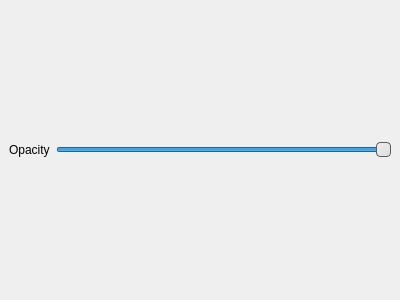
<?xml version="1.0" encoding="UTF-8"?>
<ui version="4.0">
 <class>SettingsInterface</class>
 <widget class="QMainWindow" name="SettingsInterface">
  <property name="geometry">
   <rect>
    <x>0</x>
    <y>0</y>
    <width>400</width>
    <height>300</height>
   </rect>
  </property>
  <property name="windowTitle">
   <string>MainWindow</string>
  </property>
  <widget class="QWidget" name="mainWidget">
   <property name="sizePolicy">
    <sizepolicy hsizetype="Preferred" vsizetype="Preferred">
     <horstretch>0</horstretch>
     <verstretch>0</verstretch>
    </sizepolicy>
   </property>
   <property name="styleSheet">
    <string notr="true">color:#c0c0c3;

QSlider::groove:horizontal {
background: qlineargradient(x1:0, y1:0, x2:1, y2:0, stop:0 #B1B1B1, stop:1 #c4c4c4);
border: 1px solid #999999;
height: 8px;
border-radius: 4px;
}
QSlider::handle:horizontal {
background: qlineargradient(x1:0, y1:0, x2:1, y2:1, stop:0 #eeeeee, stop:1 #dddddd);
border: 1px solid #5c5c5c;
width: 18px;
margin: -2px 0;
border-radius: 4px;
}</string>
   </property>
   <layout class="QVBoxLayout" name="verticalLayout">
    <item>
     <layout class="QHBoxLayout" name="opacityLayout">
      <item>
       <widget class="QLabel" name="opacityLabel">
        <property name="text">
         <string>Opacity</string>
        </property>
       </widget>
      </item>
      <item>
       <widget class="QSlider" name="opacitySlider">
        <property name="styleSheet">
         <string notr="true">QSlider::groove:horizontal {
background: qlineargradient(x1:0, y1:0, x2:1, y2:0, stop:0 #B1B1B1, stop:1 #c4c4c4);
border: 1px solid #999999;
height: 8px;
border-radius: 4px;
}
QSlider::handle:horizontal {
background: qlineargradient(x1:0, y1:0, x2:1, y2:1, stop:0 #eeeeee, stop:1 #dddddd);
border: 1px solid #5c5c5c;
width: 18px;
margin: -2px 0;
border-radius: 4px;
};</string>
        </property>
        <property name="minimum">
         <number>20</number>
        </property>
        <property name="maximum">
         <number>100</number>
        </property>
        <property name="singleStep">
         <number>0</number>
        </property>
        <property name="value">
         <number>100</number>
        </property>
        <property name="orientation">
         <enum>Qt::Horizontal</enum>
        </property>
       </widget>
      </item>
     </layout>
    </item>
   </layout>
  </widget>
 </widget>
 <resources/>
 <connections/>
</ui>
